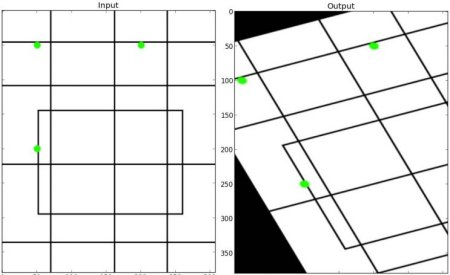
#> input picture cv2tutorial/extra/images/drawing.png, 450 x 275 px
$ python affine.py
#> lines starting #> are read from the running program, lines starting #| are printed output that depends on the picture
### cv2tutorial/util.py
import os.path

import cv2

def fetch_image(image_name, flags=-1):
    """Return an image from the images directory."""
#> called with image_name = 'drawing.png', flags = -1
    path = os.path.realpath(__file__)
    dirname = os.path.dirname(path)
    image_path = os.path.join(dirname, 'extra', 'images', image_name)
    image = cv2.imread(image_path, flags)
#> image is the input picture: shape (275, 450, 3); mean B, G, R 227.1, 227.6, 227.1
    return image

### cv2tutorial/image_processing/transformations/affine.py
import cv2
import numpy as np
from matplotlib import pyplot as plt

from cv2tutorial.util import fetch_image

def main():
    img = fetch_image('drawing.png')
    rows,cols,ch = img.shape
#> rows = 275; cols = 450; ch = 3


    pts1 = np.float32([[50,50], [200,50], [50, 200]])
    pts2 = np.float32([[10,100], [100, 50], [100, 250]])

    M = cv2.getAffineTransform(pts1, pts2)
    dst = cv2.warpAffine(img, M, (cols, rows))
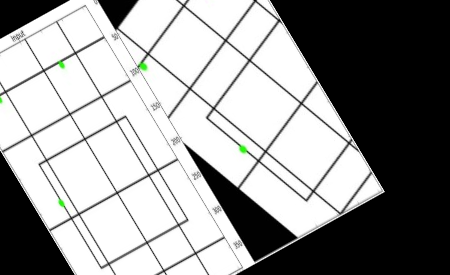
#> dst: shape (275, 450, 3); mean B, G, R 151.5, 151.8, 151.5

    plt.subplot(121), plt.imshow(img), plt.title('Input')
    plt.subplot(122), plt.imshow(dst), plt.title('Output')
    plt.show()
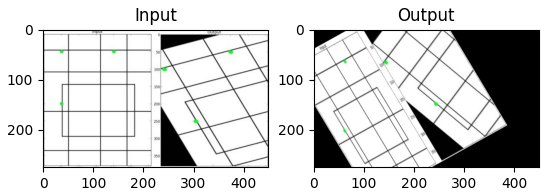
#> figure drawn by matplotlib, 2 panels; B, G, R data is drawn as R, G, B

if __name__ == '__main__':
    main()

$ run again, with cv2tutorial/extra/images/sudokusmall.png copied over cv2tutorial/extra/images/drawing.png
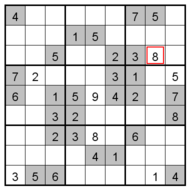
#> input picture cv2tutorial/extra/images/sudokusmall.png, 190 x 190 px
#> in fetch_image, image is the input picture: shape (190, 190, 3) uint16; mean B, G, R 54069.3, 54069.3, 54188.7
#> in main, `dst = cv2.warpAffine(img, M, (cols, rows))`:
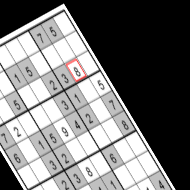
#> dst: shape (190, 190, 3) uint16; mean B, G, R 30589.6, 30589.6, 30685.1; drawn with min black and max white
#> in main, `plt.show()`:
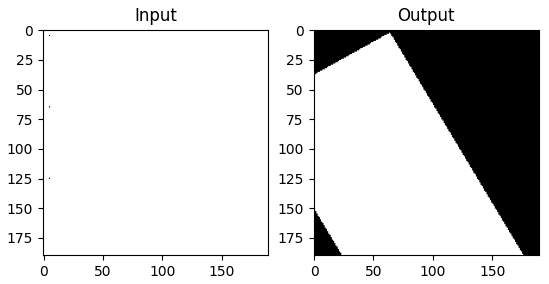
#> figure drawn by matplotlib, 2 panels; B, G, R data is drawn as R, G, B
